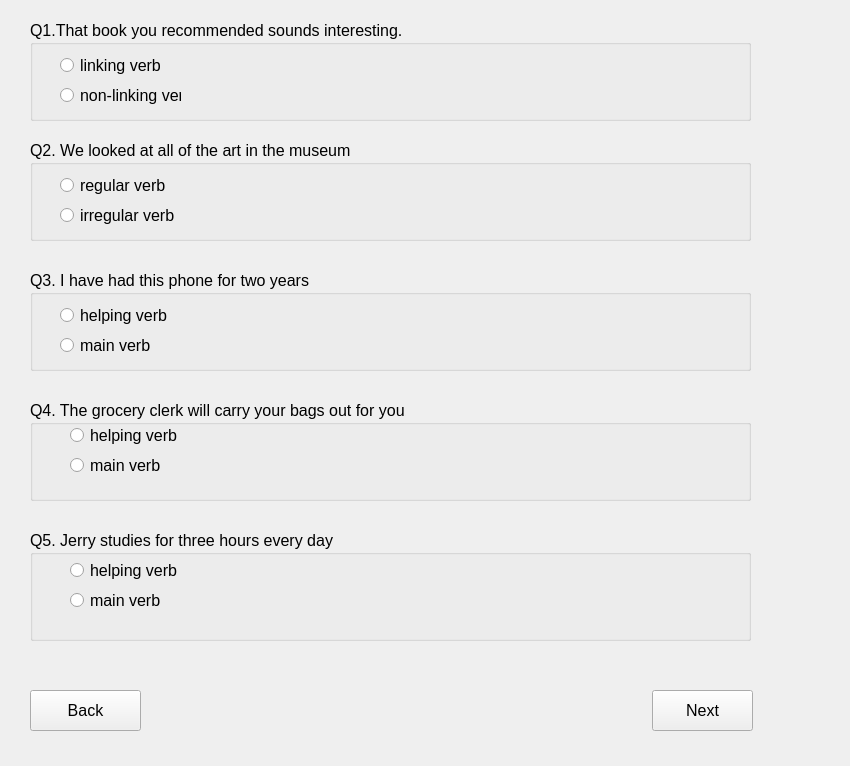
<?xml version="1.0" encoding="UTF-8"?>
<ui version="4.0">
 <class>TestForm2</class>
 <widget class="QWidget" name="TestForm2">
  <property name="geometry">
   <rect>
    <x>0</x>
    <y>0</y>
    <width>850</width>
    <height>766</height>
   </rect>
  </property>
  <property name="windowTitle">
   <string>Form</string>
  </property>
  <widget class="QGroupBox" name="groupBox">
   <property name="geometry">
    <rect>
     <x>30</x>
     <y>20</y>
     <width>721</width>
     <height>101</height>
    </rect>
   </property>
   <property name="font">
    <font>
     <pointsize>12</pointsize>
    </font>
   </property>
   <property name="title">
    <string>Q1.That book you recommended sounds interesting.</string>
   </property>
   <widget class="QRadioButton" name="radioButton">
    <property name="geometry">
     <rect>
      <x>30</x>
      <y>30</y>
      <width>141</width>
      <height>31</height>
     </rect>
    </property>
    <property name="text">
     <string>linking verb</string>
    </property>
   </widget>
   <widget class="QRadioButton" name="radioButton_2">
    <property name="geometry">
     <rect>
      <x>30</x>
      <y>60</y>
      <width>121</width>
      <height>31</height>
     </rect>
    </property>
    <property name="text">
     <string>non-linking verb</string>
    </property>
   </widget>
  </widget>
  <widget class="QGroupBox" name="groupBox_2">
   <property name="geometry">
    <rect>
     <x>30</x>
     <y>140</y>
     <width>721</width>
     <height>101</height>
    </rect>
   </property>
   <property name="font">
    <font>
     <pointsize>12</pointsize>
    </font>
   </property>
   <property name="title">
    <string>Q2. We looked at all of the art in the museum.</string>
   </property>
   <widget class="QRadioButton" name="radioButton_3">
    <property name="geometry">
     <rect>
      <x>30</x>
      <y>30</y>
      <width>171</width>
      <height>31</height>
     </rect>
    </property>
    <property name="text">
     <string>regular verb</string>
    </property>
   </widget>
   <widget class="QRadioButton" name="radioButton_4">
    <property name="geometry">
     <rect>
      <x>30</x>
      <y>60</y>
      <width>151</width>
      <height>31</height>
     </rect>
    </property>
    <property name="text">
     <string>irregular verb</string>
    </property>
   </widget>
  </widget>
  <widget class="QGroupBox" name="groupBox_3">
   <property name="geometry">
    <rect>
     <x>30</x>
     <y>270</y>
     <width>721</width>
     <height>101</height>
    </rect>
   </property>
   <property name="font">
    <font>
     <pointsize>12</pointsize>
    </font>
   </property>
   <property name="title">
    <string>Q3. I have had this phone for two years.</string>
   </property>
   <widget class="QRadioButton" name="radioButton_5">
    <property name="geometry">
     <rect>
      <x>30</x>
      <y>60</y>
      <width>171</width>
      <height>31</height>
     </rect>
    </property>
    <property name="text">
     <string>main verb</string>
    </property>
   </widget>
   <widget class="QRadioButton" name="radioButton_6">
    <property name="geometry">
     <rect>
      <x>30</x>
      <y>30</y>
      <width>181</width>
      <height>31</height>
     </rect>
    </property>
    <property name="text">
     <string>helping verb</string>
    </property>
   </widget>
  </widget>
  <widget class="QGroupBox" name="groupBox_4">
   <property name="geometry">
    <rect>
     <x>30</x>
     <y>400</y>
     <width>721</width>
     <height>101</height>
    </rect>
   </property>
   <property name="font">
    <font>
     <pointsize>12</pointsize>
    </font>
   </property>
   <property name="title">
    <string>Q4. The grocery clerk will carry your bags out for you.</string>
   </property>
   <widget class="QRadioButton" name="radioButton_7">
    <property name="geometry">
     <rect>
      <x>40</x>
      <y>20</y>
      <width>171</width>
      <height>31</height>
     </rect>
    </property>
    <property name="text">
     <string>helping verb</string>
    </property>
   </widget>
   <widget class="QRadioButton" name="radioButton_8">
    <property name="geometry">
     <rect>
      <x>40</x>
      <y>50</y>
      <width>151</width>
      <height>31</height>
     </rect>
    </property>
    <property name="text">
     <string>main verb</string>
    </property>
   </widget>
  </widget>
  <widget class="QGroupBox" name="groupBox_6">
   <property name="geometry">
    <rect>
     <x>30</x>
     <y>530</y>
     <width>721</width>
     <height>111</height>
    </rect>
   </property>
   <property name="font">
    <font>
     <pointsize>12</pointsize>
    </font>
   </property>
   <property name="title">
    <string>Q5. Jerry studies for three hours every day.</string>
   </property>
   <widget class="QRadioButton" name="radioButton_9">
    <property name="geometry">
     <rect>
      <x>40</x>
      <y>30</y>
      <width>161</width>
      <height>20</height>
     </rect>
    </property>
    <property name="text">
     <string>helping verb</string>
    </property>
   </widget>
   <widget class="QRadioButton" name="radioButton_10">
    <property name="geometry">
     <rect>
      <x>40</x>
      <y>60</y>
      <width>151</width>
      <height>20</height>
     </rect>
    </property>
    <property name="text">
     <string>main verb</string>
    </property>
   </widget>
  </widget>
  <widget class="QPushButton" name="pushButton">
   <property name="geometry">
    <rect>
     <x>652</x>
     <y>690</y>
     <width>101</width>
     <height>41</height>
    </rect>
   </property>
   <property name="font">
    <font>
     <pointsize>12</pointsize>
    </font>
   </property>
   <property name="text">
    <string>Next</string>
   </property>
  </widget>
  <widget class="QPushButton" name="pushButton_2">
   <property name="geometry">
    <rect>
     <x>30</x>
     <y>690</y>
     <width>111</width>
     <height>41</height>
    </rect>
   </property>
   <property name="font">
    <font>
     <pointsize>12</pointsize>
    </font>
   </property>
   <property name="text">
    <string>Back</string>
   </property>
  </widget>
 </widget>
 <resources/>
 <connections>
  <connection>
   <sender>pushButton_2</sender>
   <signal>clicked()</signal>
   <receiver>TestForm2</receiver>
   <slot>OpentTi1()</slot>
   <hints>
    <hint type="sourcelabel">
     <x>117</x>
     <y>714</y>
    </hint>
    <hint type="destinationlabel">
     <x>205</x>
     <y>709</y>
    </hint>
   </hints>
  </connection>
  <connection>
   <sender>pushButton</sender>
   <signal>clicked()</signal>
   <receiver>TestForm2</receiver>
   <slot>OpentTi2()</slot>
   <hints>
    <hint type="sourcelabel">
     <x>720</x>
     <y>704</y>
    </hint>
    <hint type="destinationlabel">
     <x>789</x>
     <y>704</y>
    </hint>
   </hints>
  </connection>
 </connections>
 <slots>
  <slot>OpentTi1()</slot>
  <slot>OpentTi2()</slot>
 </slots>
</ui>
